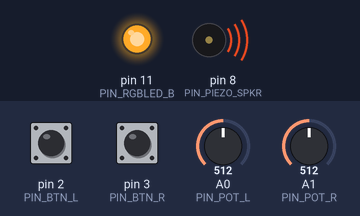
Recording of a sketch running on a simulated Arduino Uno, built with avr-gcc and run on an emulated ATmega328P. Shown: output pins drawn as LEDs (lit = HIGH), buzzer (waves = sounding). The inputs (shaded band) are chosen by the test bench; at power-on: A1 (PIN_POT_R) = 512, A0 (PIN_POT_L) = 512, pin 2 (PIN_BTN_L) HIGH, pin 3 (PIN_BTN_R) HIGH. Pins used as bus, display or sensor lines are not drawn.

Above: at 1.2 s.
1.3 s: A1 (PIN_POT_R) set to 498
At 2.7 s:
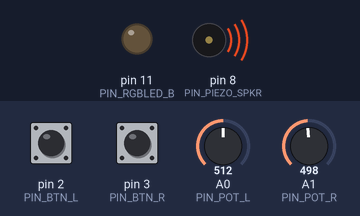
3.2 s: A0 (PIN_POT_L) set to 4
At 4.1 s:
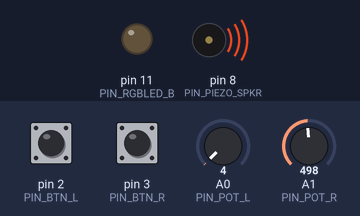
4.7 s: A0 (PIN_POT_L) set to 1
6.2 s: A1 (PIN_POT_R) set to 393
7.7 s: A1 (PIN_POT_R) set to 376
At 8.7 s:
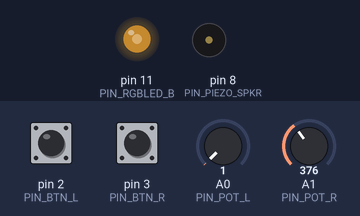
9.2 s: A0 (PIN_POT_L) set to 18
At 10.4 s:
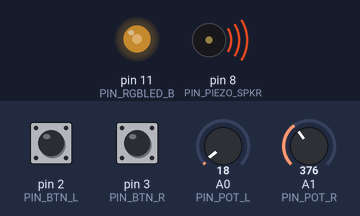
Timing chart, 0 to 11.7 s (numbered marks = the images above; inputs shaded):
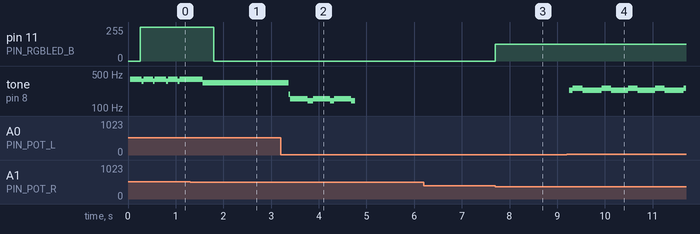

Measured:
- the behaviour switches between 512 and 511 on A1 (PIN_POT_R) (found by bisection; images 0 and 1)
- the behaviour switches between 384 and 383 on A1 (PIN_POT_R) (found by bisection; images 2 and 3)
- after the input at 1.3 s, pin 11 (PIN_RGBLED_B): 255/255 → 0/255 after 0.50 s
- after the input at 3.2 s, tone on pin 8 (PIN_PIEZO_SPKR): plays 190 Hz for 0.04 s, 156 Hz for 0.36 s, 140 Hz for 0.12 s, 156 Hz for 0.36 s, 140 Hz for 0.08 s, 156 Hz for 0.36 s … (7 notes in this stretch), starting after 0.17 s
- after the input at 6.2 s, every drawn part: stays the same
- after the input at 7.7 s, pin 11 (PIN_RGBLED_B): 0/255 → 127/255 at once
- after the input at 9.2 s, tone on pin 8 (PIN_PIEZO_SPKR): silent → 230 Hz after 0.05 s, then repeats every 0.60 s: 252 Hz 0.20 s, 230 Hz 0.40 s

The sketch:

MichaelBoardSynth.ino
```cpp
/* Basic Programmable Synth
By Leo Febey
1 July 2015
Feel free to re-distribute

Intended for demo purposes at the Hobart Hackerspace Arduino workshop

Requires:
 - Adafruit MCP23017 port expander library - https://github.com/adafruit/Adafruit-MCP23017-Arduino-Library
 - Button by JChristensen - https://github.com/JChristensen/Button
 - Wire (built-in)
*/
#include <Wire.h>
#include <Button.h>
#include "Adafruit_MCP23017.h"
#define PIN_RGBLED_R 9
#define PIN_RGBLED_G 10
#define PIN_RGBLED_B 11
#define PIN_PIEZO_SPKR 8
#define PIN_BTN_L 2
#define PIN_BTN_R 3
#define PIN_POT_L 0
#define PIN_POT_R 1
#define MODE_EDIT 0x00
#define MODE_PLAY 0x01
#define INVERT true
#define PULLUP true
#define DEBOUNCE_MS 20

int durations[15];
char notes[15];
int currentMode = MODE_EDIT;
int currentNote = 0;

Button upBtn(PIN_BTN_L, PULLUP, INVERT, DEBOUNCE_MS);
Button downBtn(PIN_BTN_R, PULLUP, INVERT, DEBOUNCE_MS);

Adafruit_MCP23017 mcp;

void setup(){
  pinMode(PIN_RGBLED_R, OUTPUT);
  pinMode(PIN_RGBLED_G, OUTPUT);
  pinMode(PIN_RGBLED_B, OUTPUT);
  pinMode(PIN_PIEZO_SPKR, OUTPUT);
  pinMode(PIN_BTN_L, INPUT);
  pinMode(PIN_BTN_R, INPUT);


  mcp.begin();
  for(int i = 0; i < 16; i++){
    mcp.pinMode(i, OUTPUT);
  }
}

void loop(){
  downBtn.read();
  upBtn.read();
  if(upBtn.isPressed() && downBtn.isPressed()){
    if(currentMode == MODE_EDIT){
      playTone('c', 30);
      currentMode = MODE_PLAY;
      while(upBtn.isPressed() && downBtn.isPressed()){
        downBtn.read();
        upBtn.read();
      }
    } else {
      currentMode = MODE_EDIT;
      playTone('c', 30);
      delay(100);
      playTone('c', 30);
      while(upBtn.isPressed() && downBtn.isPressed()){
        downBtn.read();
        upBtn.read();
      }
    }
  } else {
    switch(currentMode){
      case MODE_EDIT:
        editMode();
        break;
      case MODE_PLAY:
        playMode();
        break;
    }
  }
}

void editMode(){

  //delay(100);
  upBtn.read();
  downBtn.read();
  if(upBtn.isPressed()){
    currentNote = (currentNote + 1) % 16;
     while(upBtn.isPressed()){
        upBtn.read();
        downBtn.read();
        if(upBtn.isPressed() && downBtn.isPressed()){
          break;
        }
      }
  } else if (downBtn.isPressed()){
    currentNote = currentNote == 0? 15 : (currentNote - 1) % 16;
     while(downBtn.isPressed()){
       upBtn.read();
       downBtn.read();
       if(upBtn.isPressed() && downBtn.isPressed()){
         break;
       }
      }
  } else {
  int volPotVal = analogRead(PIN_POT_L);
    int tonePotVal = analogRead(PIN_POT_R);
    char names[] = { 'c', 'd', 'e', 'f', 'g', 'a', 'b', 'C', 'x'};
    int noteNum = map(tonePotVal,0, 1023, 0, 8);
    int durVal = map(volPotVal, 0, 1023, 0, 500);
    playNote(names[noteNum], durVal);
    LEDNote(names[noteNum]);
    durations[currentNote] = durVal;
    notes[currentNote] = names[noteNum];
    for(int i = 0; i < 16; i++){
      if (i == currentNote){
        mcp.digitalWrite(i, HIGH);
      } else {
        mcp.digitalWrite(i, LOW);
      }
    }
  }
}

void playMode(){
  for(int i = 0; i < 16; i++){
    playNote(notes[i], durations[i]);
    mcp.digitalWrite(i, HIGH);
    for(int j = 0; j < 16; j++){
      if(j != i){
        mcp.digitalWrite(j, LOW);
      }
    }
  }

}

void LEDNote(char note){
   switch(note){
     case 'c':
       digitalWrite(PIN_RGBLED_R, HIGH);
       digitalWrite(PIN_RGBLED_G, LOW);
       digitalWrite(PIN_RGBLED_B, LOW);
       break;
     case 'd':
       digitalWrite(PIN_RGBLED_R, HIGH);
       analogWrite(PIN_RGBLED_G, 127);
       digitalWrite(PIN_RGBLED_B, LOW);
       break;
     case 'e':
       digitalWrite(PIN_RGBLED_R, HIGH);
       digitalWrite(PIN_RGBLED_G, LOW);
       analogWrite(PIN_RGBLED_B, 127);
       break;
     case 'f':
       digitalWrite(PIN_RGBLED_R, LOW);
       digitalWrite(PIN_RGBLED_G, HIGH);
       digitalWrite(PIN_RGBLED_B, LOW);
       break;
     case 'g':
       digitalWrite(PIN_RGBLED_R, LOW);
       digitalWrite(PIN_RGBLED_G, HIGH);
       digitalWrite(PIN_RGBLED_B, HIGH);
       break;
     case 'a':
       digitalWrite(PIN_RGBLED_R, LOW);
       digitalWrite(PIN_RGBLED_G, LOW);
       digitalWrite(PIN_RGBLED_B, HIGH);
       break;
     case 'b':
       analogWrite(PIN_RGBLED_R, 88);
       digitalWrite(PIN_RGBLED_G, HIGH);
       digitalWrite(PIN_RGBLED_B, HIGH);
       break;
     case 'C':
       analogWrite(PIN_RGBLED_R, HIGH);
       digitalWrite(PIN_RGBLED_G, HIGH);
       digitalWrite(PIN_RGBLED_B, HIGH);
       break;
      case 'x':
        digitalWrite(PIN_RGBLED_R, LOW);
       digitalWrite(PIN_RGBLED_G, LOW);
       digitalWrite(PIN_RGBLED_B, LOW);
       break;
   }

}


void playTone(int tone, int duration) {
  for (long i = 0; i < duration * 1000L; i += tone * 2) {
    digitalWrite(PIN_PIEZO_SPKR, HIGH);
    delayMicroseconds(tone);
    digitalWrite(PIN_PIEZO_SPKR, LOW);
    delayMicroseconds(tone);
  }
}

void playNote(char note, int duration) {
  char names[] = { 'c', 'd', 'e', 'f', 'g', 'a', 'b', 'C' };
  int tones[] = { 1915, 1700, 1519, 1432, 1275, 1136, 1014, 956 };

  // play the tone corresponding to the note name
  for (int i = 0; i < 8; i++) {
    if (names[i] == note) {
      playTone(tones[i], duration);
    }
  }
}
```
